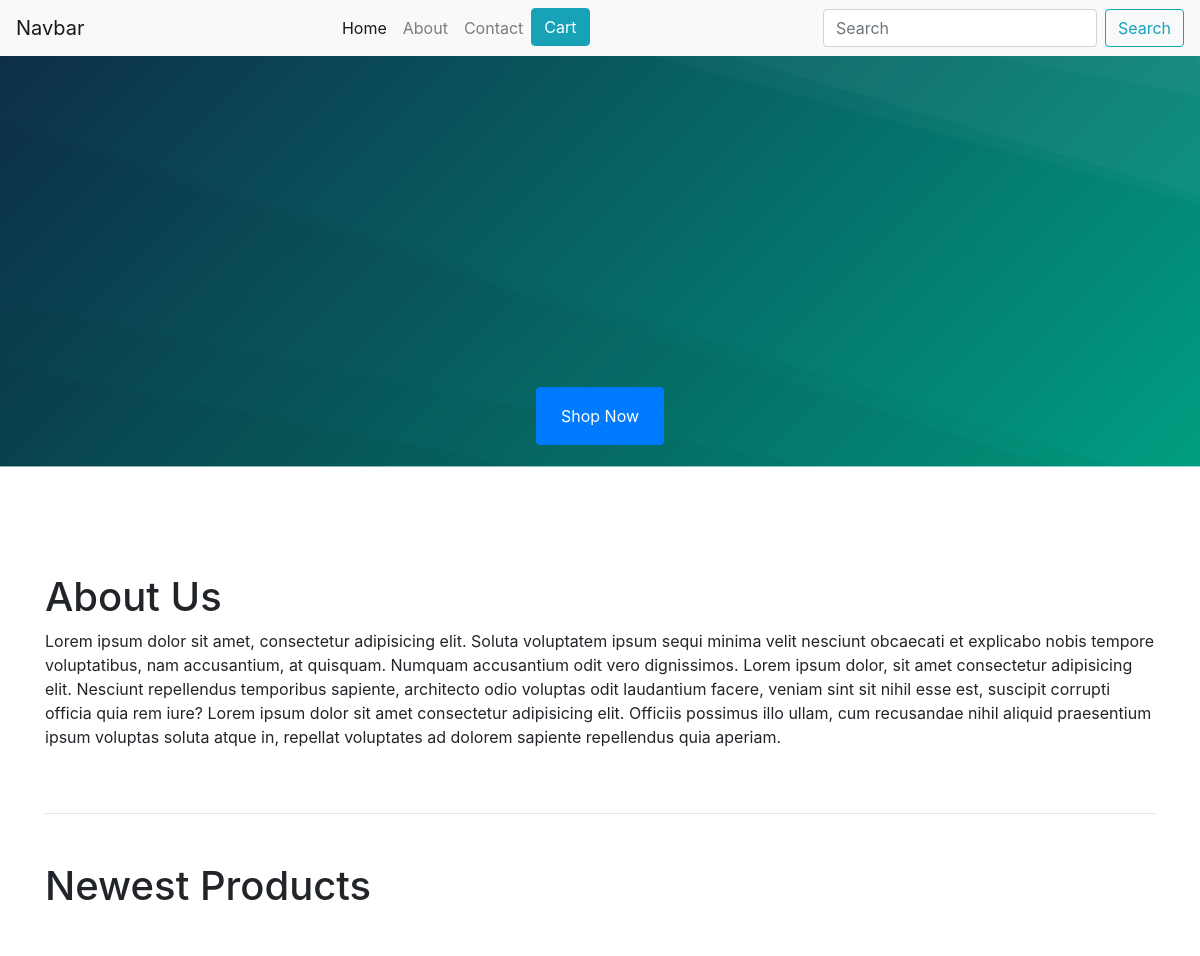
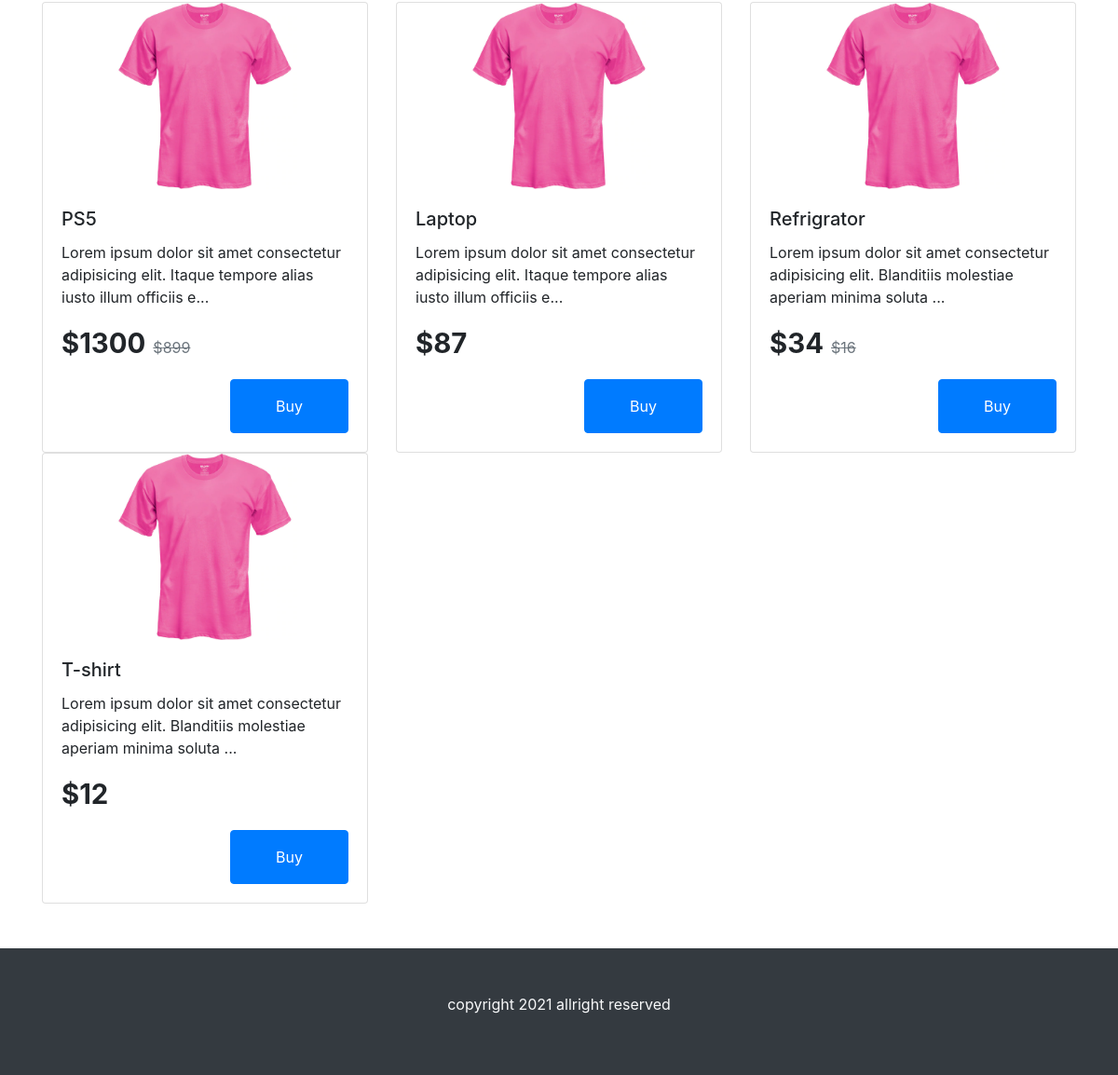
The page / on the database its author committed (2 pictures, top to bottom).
### product/models.py (models this page shows, shortened)
class ProductModel(models.Model):
    title           = models.CharField(max_length=255, blank=False)
    description     = models.TextField()
    price           = models.IntegerField(blank=False)
    discount_price  = models.IntegerField(null=True,blank=True)
    date            = models.DateTimeField(auto_now_add=True)
    image           = models.ImageField(upload_to=productImage)
    class Meta:
        ordering = ['-date']
    def get_absolute_url(self):
        return f"/shop/{self.id}/"

### core/views.py (the view)
# urls.py: path('', views.HomeView.as_view(),name='home'),
class HomeView(View):
    def get(self, request):
        model = ProductModel.objects.all()[ProductModel.objects.count() - 4:ProductModel.objects.count()]
        context = {'products': model}
        return render(request, 'core/index.html', context)

### core/templates/core/index.html (shortened to what this page needs)
{% extends 'core/base.html' %}
{% load static %}
{% block 'content' %}
<div class="container mt-5">
    <div class="row mb-5 about">
        <div class="col-sm-12">
            <h1>About Us</h1>
            <p>
                Lorem ipsum dolor sit amet, consectetur adipisicing elit. Soluta voluptatem ipsum sequi minima velit nesciunt obcaecati et explicabo nobis tempore voluptatibus, nam accusantium, at quisquam. Numquam accusantium odit vero dignissimos.
                Lorem ipsum dolor, sit amet consectetur adipisicing elit. Nesciunt repellendus temporibus sapiente, architecto odio voluptas odit laudantium facere, veniam sint sit nihil esse est, suscipit corrupti officia quia rem iure?
                Lorem ipsum dolor sit amet consectetur adipisicing elit. Officiis possimus illo ullam, cum recusandae nihil aliquid praesentium ipsum voluptas soluta atque in, repellat voluptates ad dolorem sapiente repellendus quia aperiam.
            </p>
        </div>
    </div><hr>
    <h1 class="mt-5 products-title">Newest Products</h1>
    <div class="row mt-5 products-items">
        {% for product in products %}
        <div class="col-sm-4">
            <div class="card">
                <img src="{{ product.image.url }}" style="height: 200px; object-fit: contain;" class="card-img-top" alt="">
                <div class="card-body">
                    <h5 class="card-title">{{ product.title }}</h5>
                    <p class="card-text">{{ product.description | slice:"100" }}...</p>
                    {% if product.discount_price %}
                    <p><strong style="font-size: 22pt; margin-right: 8px;">${{ product.price }}</strong><s class="text-muted">${{ product.discount_price }}</s></p>
                    {% else %}
                    <p><strong style="font-size: 22pt; margin-right: 8px;">${{ product.price }}</strong></p>
                    {% endif %}
                    <a class="btn btn-primary px-5 py-3 float-right" href="{{ product.get_absolute_url }}">Buy</a>
                </div>
            </div>
        </div>
        {% endfor %}
    </div>
</div>
{% endblock %}

### rows shown on the page
ProductModel: image (picture), title "PS5", description "Lorem ipsum dolor sit amet consectetur adipisicing elit. Itaque tempore alias iusto illum officiis e", price "1300", discount_price "899"
ProductModel: image (picture), title "Laptop", description "Lorem ipsum dolor sit amet consectetur adipisicing elit. Itaque tempore alias iusto illum officiis e", price "87"
ProductModel: image (picture), title "Refrigrator", description "Lorem ipsum dolor sit amet consectetur adipisicing elit. Blanditiis molestiae aperiam minima soluta", price "34", discount_price "16"
ProductModel: image (picture), title "T-shirt", description "Lorem ipsum dolor sit amet consectetur adipisicing elit. Blanditiis molestiae aperiam minima soluta", price "12"
